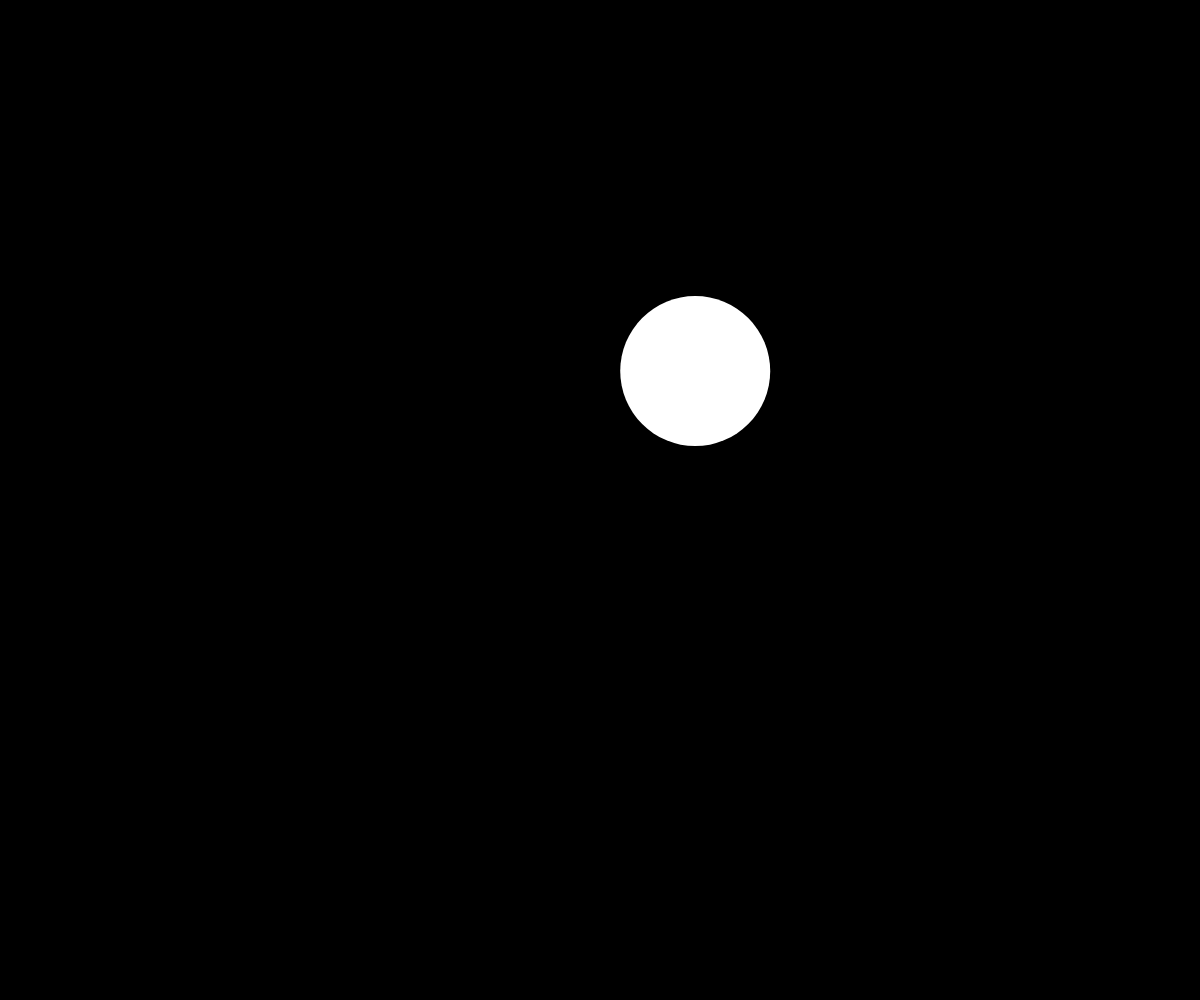
Frame 1 (no input)
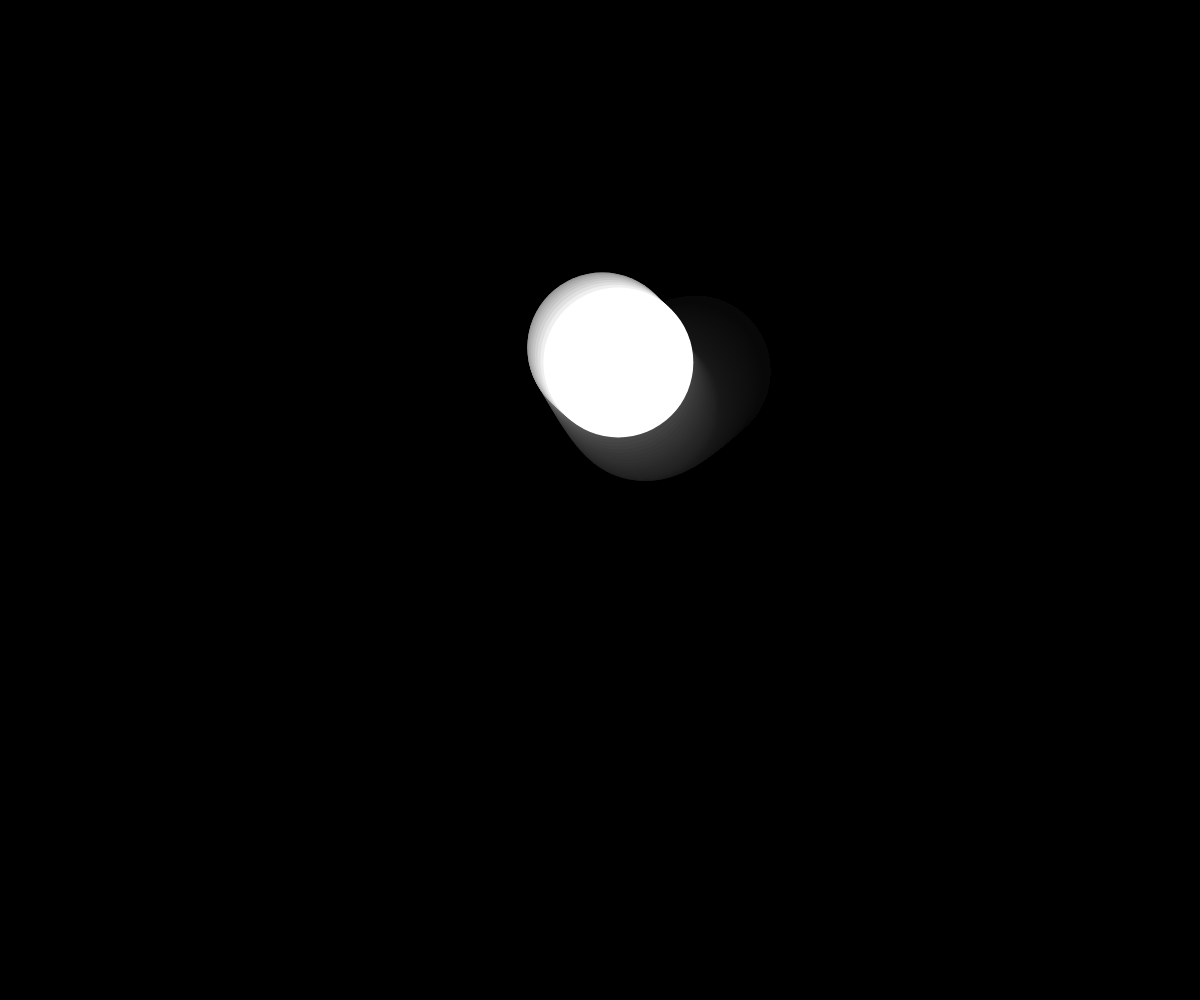
Frame 60 (no input)
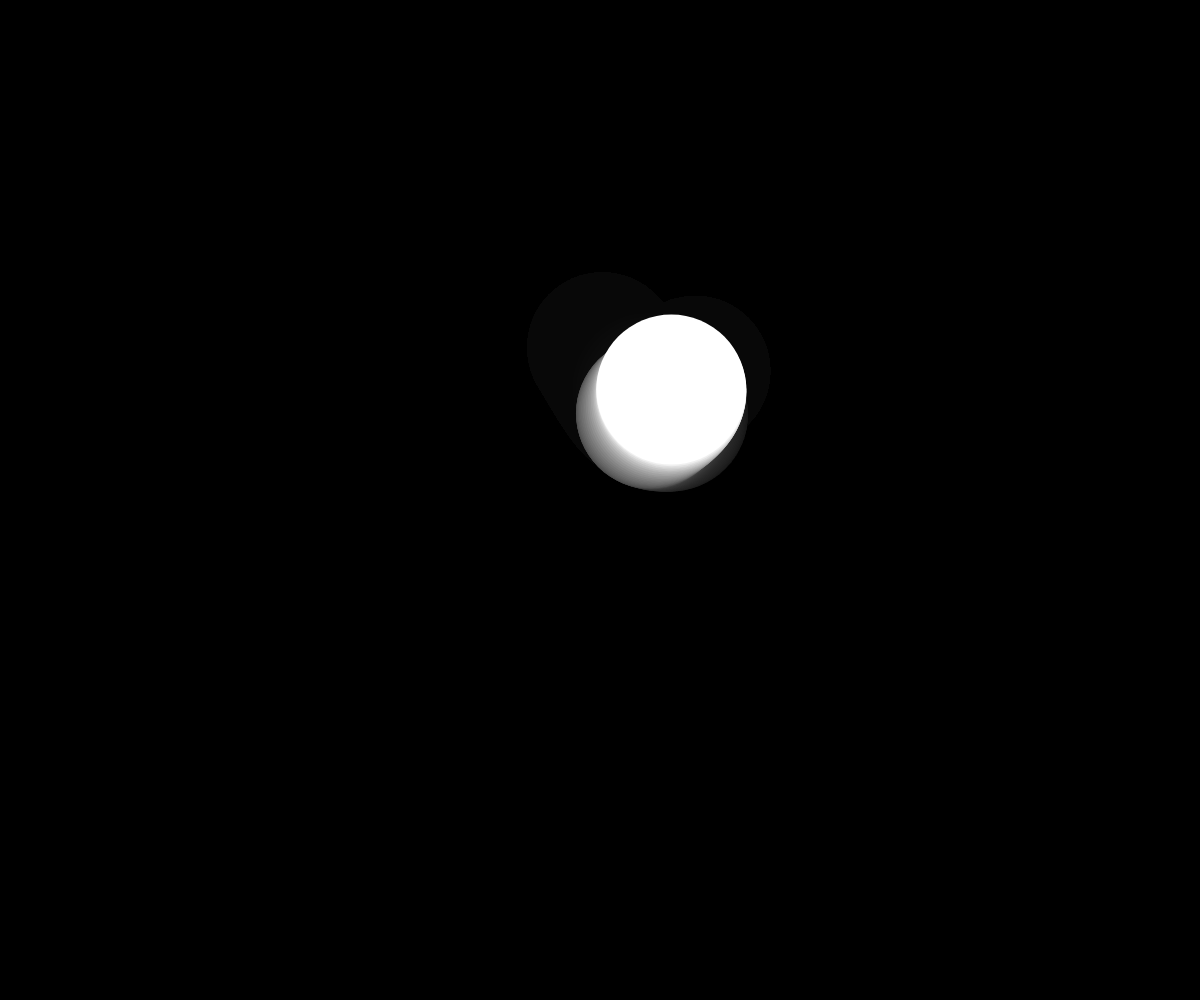
Frame 120 (the mouse pressed at the canvas centre since frame 60)

The p5.js sketch that drew these frames (run headless with seeded random() and noise() and a simulated clock; from frame 60 on, the mouse is pressed at the canvas centre):

// p5.js sketch
// ── sketch.js
// Global variables
let t; 
let x; // X position
let y; // Y position

function setup() {
  createCanvas(windowWidth, windowHeight);
  background(0);
  t = 0;
}

function draw() {
  background(0, 16);

  noStroke();
  fill(255);

  // TODO: Set the x position to incorporate the noise function
  x = width * noise(t + 15);

  // TODO: Set the y position to incorporate the noise function
  y = height * noise(t + 5);

  // TODO: Draw an ellipse with the variables for x and y passed in
  ellipse(x, y, 150, 150);

  // TODO: Increment the t variable to control the noise amount
  t+= 0.005;
}
